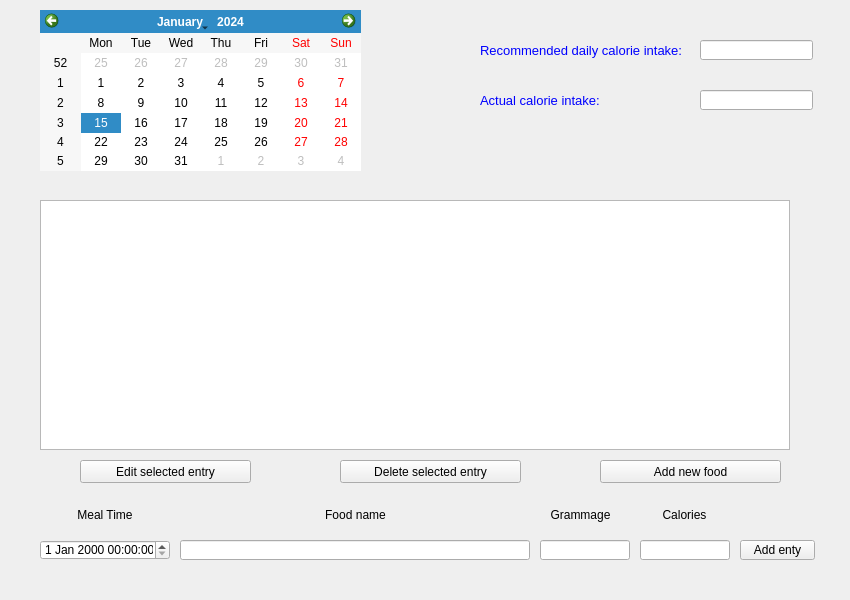
<?xml version="1.0" encoding="UTF-8"?>
<ui version="4.0">
 <class>Form</class>
 <widget class="QWidget" name="Form">
  <property name="geometry">
   <rect>
    <x>0</x>
    <y>0</y>
    <width>850</width>
    <height>600</height>
   </rect>
  </property>
  <property name="sizePolicy">
   <sizepolicy hsizetype="Preferred" vsizetype="Preferred">
    <horstretch>0</horstretch>
    <verstretch>0</verstretch>
   </sizepolicy>
  </property>
  <property name="minimumSize">
   <size>
    <width>850</width>
    <height>600</height>
   </size>
  </property>
  <property name="acceptDrops">
   <bool>true</bool>
  </property>
  <property name="windowTitle">
   <string>Calorie Calculator</string>
  </property>
  <widget class="QTableView" name="tvHistory">
   <property name="geometry">
    <rect>
     <x>40</x>
     <y>200</y>
     <width>750</width>
     <height>250</height>
    </rect>
   </property>
  </widget>
  <widget class="QPushButton" name="buttonEdit">
   <property name="geometry">
    <rect>
     <x>80</x>
     <y>460</y>
     <width>171</width>
     <height>23</height>
    </rect>
   </property>
   <property name="text">
    <string>Edit selected entry</string>
   </property>
  </widget>
  <widget class="QPushButton" name="buttonDelete">
   <property name="geometry">
    <rect>
     <x>340</x>
     <y>460</y>
     <width>181</width>
     <height>23</height>
    </rect>
   </property>
   <property name="text">
    <string>Delete selected entry</string>
   </property>
  </widget>
  <widget class="QPushButton" name="buttonAddEntry">
   <property name="geometry">
    <rect>
     <x>740</x>
     <y>540</y>
     <width>75</width>
     <height>20</height>
    </rect>
   </property>
   <property name="text">
    <string>Add enty</string>
   </property>
  </widget>
  <widget class="QLabel" name="labelFoodName">
   <property name="geometry">
    <rect>
     <x>180</x>
     <y>500</y>
     <width>351</width>
     <height>30</height>
    </rect>
   </property>
   <property name="text">
    <string>Food name</string>
   </property>
   <property name="alignment">
    <set>Qt::AlignCenter</set>
   </property>
  </widget>
  <widget class="QLineEdit" name="leFoodName">
   <property name="geometry">
    <rect>
     <x>180</x>
     <y>540</y>
     <width>350</width>
     <height>20</height>
    </rect>
   </property>
  </widget>
  <widget class="QLabel" name="labelMealTime">
   <property name="geometry">
    <rect>
     <x>40</x>
     <y>500</y>
     <width>130</width>
     <height>30</height>
    </rect>
   </property>
   <property name="text">
    <string>Meal Time</string>
   </property>
   <property name="alignment">
    <set>Qt::AlignCenter</set>
   </property>
  </widget>
  <widget class="QDateTimeEdit" name="dteMealTime">
   <property name="geometry">
    <rect>
     <x>40</x>
     <y>540</y>
     <width>130</width>
     <height>20</height>
    </rect>
   </property>
  </widget>
  <widget class="QLabel" name="labelGrammage">
   <property name="geometry">
    <rect>
     <x>540</x>
     <y>500</y>
     <width>81</width>
     <height>30</height>
    </rect>
   </property>
   <property name="text">
    <string>Grammage</string>
   </property>
   <property name="alignment">
    <set>Qt::AlignCenter</set>
   </property>
  </widget>
  <widget class="QLineEdit" name="leGrammage">
   <property name="geometry">
    <rect>
     <x>540</x>
     <y>540</y>
     <width>90</width>
     <height>20</height>
    </rect>
   </property>
   <property name="toolTip">
    <string>Hello</string>
   </property>
  </widget>
  <widget class="QLineEdit" name="leCalories">
   <property name="geometry">
    <rect>
     <x>640</x>
     <y>540</y>
     <width>90</width>
     <height>20</height>
    </rect>
   </property>
   <property name="readOnly">
    <bool>true</bool>
   </property>
  </widget>
  <widget class="QLabel" name="labelCalories">
   <property name="geometry">
    <rect>
     <x>640</x>
     <y>500</y>
     <width>89</width>
     <height>30</height>
    </rect>
   </property>
   <property name="text">
    <string>Calories</string>
   </property>
   <property name="alignment">
    <set>Qt::AlignCenter</set>
   </property>
  </widget>
  <widget class="QPushButton" name="buttonNewFood">
   <property name="geometry">
    <rect>
     <x>600</x>
     <y>460</y>
     <width>181</width>
     <height>23</height>
    </rect>
   </property>
   <property name="text">
    <string>Add new food</string>
   </property>
  </widget>
  <widget class="QCalendarWidget" name="calendar">
   <property name="geometry">
    <rect>
     <x>40</x>
     <y>10</y>
     <width>321</width>
     <height>161</height>
    </rect>
   </property>
  </widget>
  <widget class="QLabel" name="labelRDCI">
   <property name="geometry">
    <rect>
     <x>480</x>
     <y>30</y>
     <width>221</width>
     <height>41</height>
    </rect>
   </property>
   <property name="palette">
    <palette>
     <active>
      <colorrole role="WindowText">
       <brush brushstyle="SolidPattern">
        <color alpha="255">
         <red>0</red>
         <green>0</green>
         <blue>255</blue>
        </color>
       </brush>
      </colorrole>
     </active>
     <inactive>
      <colorrole role="WindowText">
       <brush brushstyle="SolidPattern">
        <color alpha="255">
         <red>0</red>
         <green>0</green>
         <blue>255</blue>
        </color>
       </brush>
      </colorrole>
     </inactive>
     <disabled>
      <colorrole role="WindowText">
       <brush brushstyle="SolidPattern">
        <color alpha="255">
         <red>120</red>
         <green>120</green>
         <blue>120</blue>
        </color>
       </brush>
      </colorrole>
     </disabled>
    </palette>
   </property>
   <property name="font">
    <font>
     <pointsize>10</pointsize>
    </font>
   </property>
   <property name="contextMenuPolicy">
    <enum>Qt::CustomContextMenu</enum>
   </property>
   <property name="text">
    <string>Recommended daily calorie intake:</string>
   </property>
  </widget>
  <widget class="QLabel" name="labelADCI">
   <property name="geometry">
    <rect>
     <x>480</x>
     <y>80</y>
     <width>221</width>
     <height>41</height>
    </rect>
   </property>
   <property name="palette">
    <palette>
     <active>
      <colorrole role="WindowText">
       <brush brushstyle="SolidPattern">
        <color alpha="255">
         <red>0</red>
         <green>0</green>
         <blue>255</blue>
        </color>
       </brush>
      </colorrole>
     </active>
     <inactive>
      <colorrole role="WindowText">
       <brush brushstyle="SolidPattern">
        <color alpha="255">
         <red>0</red>
         <green>0</green>
         <blue>255</blue>
        </color>
       </brush>
      </colorrole>
     </inactive>
     <disabled>
      <colorrole role="WindowText">
       <brush brushstyle="SolidPattern">
        <color alpha="255">
         <red>120</red>
         <green>120</green>
         <blue>120</blue>
        </color>
       </brush>
      </colorrole>
     </disabled>
    </palette>
   </property>
   <property name="font">
    <font>
     <pointsize>10</pointsize>
    </font>
   </property>
   <property name="contextMenuPolicy">
    <enum>Qt::CustomContextMenu</enum>
   </property>
   <property name="text">
    <string>Actual calorie intake:</string>
   </property>
  </widget>
  <widget class="QLineEdit" name="leRDCI">
   <property name="geometry">
    <rect>
     <x>700</x>
     <y>40</y>
     <width>113</width>
     <height>20</height>
    </rect>
   </property>
   <property name="readOnly">
    <bool>true</bool>
   </property>
  </widget>
  <widget class="QLineEdit" name="leADCI">
   <property name="geometry">
    <rect>
     <x>700</x>
     <y>90</y>
     <width>113</width>
     <height>20</height>
    </rect>
   </property>
   <property name="readOnly">
    <bool>true</bool>
   </property>
  </widget>
 </widget>
 <resources/>
 <connections/>
</ui>
